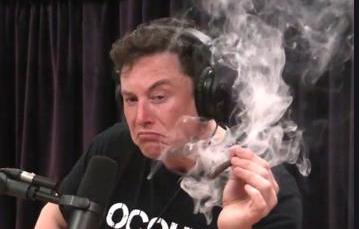
#> input picture day03/ex03/elon.png, 359 x 229 px
$ python test.py
#> lines starting #> are read from the running program, lines starting #| are printed output that depends on the picture
### day03/ex01/ImageProcessor.py
import numpy as np
import matplotlib.image as mpimg
import matplotlib.pyplot as plt

class ImageProcessor:
    def __init__(self):
        pass

    def load(self, path):
#> called with path = 'elon.png'
        try:
            self.img_data = mpimg.imread(path)
#> self.img_data is the input picture: shape (229, 359, 4) float32; mean R, G, B, A 0.34, 0.283, 0.282, 1
        except:
            raise TypeError("Failed to load img")
        else:
            print("Loading image of dimensions {} X {}\n\n".format(self.img_data.shape[0], self.img_data.shape[1]))
#| Loading image of dimensions 229 X 359
        return self.img_data

    def display(self, array):
        plt.imshow(array)
        plt.show()

### day03/ex03/ColorFilter.py
import sys
sys.path.insert(0, "/Users/jherelle/bootcamp_python/day04/ex01")
from ImageProcessor import ImageProcessor

class ColorFilter(ImageProcessor):
    def __init__(self):
        pass


    # [26 lines left out: functions invert, to_blue, to_green, not called in this run]


    def to_red(self, array):
        red_array = array
        for pix in red_array:
            for color in pix:
                color[1] = 0
                color[2] = 0
#> after the loop, color = [0.0784, 0, 0, 1]
        return red_array

### day03/ex03/test.py
from ColorFilter import ColorFilter


img = ColorFilter()
data_img = ColorFilter.load(img, "elon.png")
# [9 lines of commented-out code are left out]
red = ColorFilter.to_red(img, data_img)
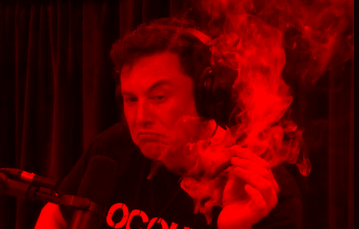
#> red: shape (229, 359, 4) float32; mean R, G, B, A 0.34, 0, 0, 1
##################
#img.display(green)
img.display(red)
#################
